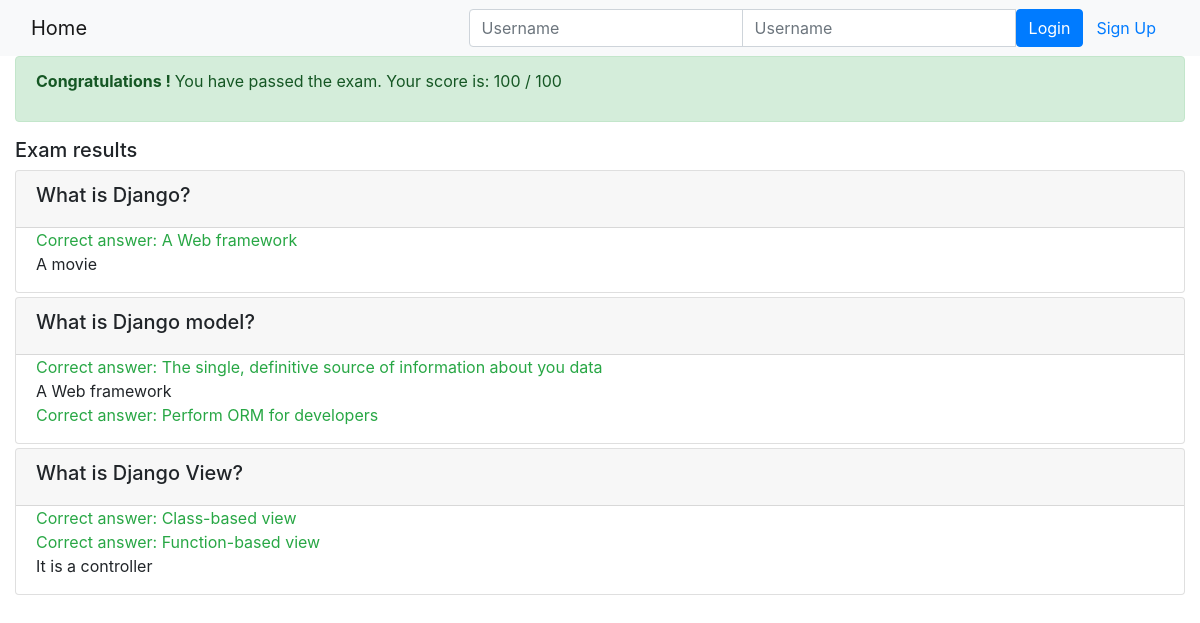
Page /onlinecourse/course/1/submission/1/result/ on the committed database.
### onlinecourse/models.py (models this page shows, shortened)
class Question(models.Model):
    lesson = models.ForeignKey(Lesson, on_delete=models.CASCADE)
    question_text = models.CharField(max_length=1000)
    mark = models.FloatField(default=0.0)

class Choice(models.Model):
    question = models.ForeignKey(Question, on_delete=models.CASCADE)
    choice = models.CharField(max_length=1000)
    is_correct = models.BooleanField(default=False)

### onlinecourse/views.py (the view)
# urls.py: path('course/<int:course_id>/submission/<int:submission_id>/result/', views.show_exam_result, name = 'show_exam_result'),
def show_exam_result(request, course_id, submission_id):
    course = Course.objects.get(id = course_id)
    submission = Submission.objects.get(id = submission_id)
    chosen_temp = Submission.objects.filter(id = submission_id).values('choices')
    lesson = Lesson.objects.get(course=course)
    questions = Question.objects.filter(lesson=lesson)
    total_score = []
    for it in questions:
        for ch in Choice.objects.filter(question=it):
            if ch.is_correct == True:
                total_score.append(it.mark)
    user_score = []
    for it in submission.choices.all().filter(is_correct=True).values('question_id'):
        user_score.append(Question.objects.filter(id=it['question_id'])[0].mark)
    for it in submission.choices.all().filter(is_correct=False).values('question_id'):
        user_score.append(-Question.objects.filter(id=it['question_id'])[0].mark)
    context = {}
    context['selected'] = [it['choices'] for it in chosen_temp]  #Query set (list of dic) to list of values
    context['mark'] = int((sum(user_score)/sum(total_score))*100) #Add up the score list and work out % off 100
    context['course'] = course
    return  render(request, 'onlinecourse/exam_result_bootstrap.html', context)

### onlinecourse/templates/onlinecourse/exam_result_bootstrap.html (shortened to what this page needs)
<!DOCTYPE html>
<html lang="en">
<head>
    {% load static %}
    <link rel="stylesheet" href="https://maxcdn.bootstrapcdn.com/bootstrap/4.5.2/css/bootstrap.min.css">
</head>
<body>
    <nav class="navbar navbar-light bg-light">
        <div class="container-fluid">
            <div class="navbar-header">
                <a class="navbar-brand" href="{% url 'onlinecourse:index' %}">Home</a>
            </div>
            <ul class="nav navbar-nav navbar-right">
                {% if user.is_authenticated %}
                <li>
                    <a class="btn btn-link" href="#">{{ user.first_name }}({{ user.username }})</a>
                    <a class="btn btn-link" href="{% url 'onlinecourse:logout' %}">Logout</a>
                </li>
                {% else %}
                <li>
                    <form class="form-inline" action="{% url 'onlinecourse:login' %}" method="post">
                        <div class="input-group">
                            <input type="text" class="form-control" placeholder="Username" name="username" >
                            <input type="password" class="form-control" placeholder="Username" name="psw" >
                            <button class="btn btn-primary" type="submit">Login</button>
                            <a class="btn btn-link" href="{% url 'onlinecourse:registration' %}">Sign Up</a>
                        </div>
                    </form>
                </li>
                {% endif %}
            </ul>
        </div>
    </nav>
    <div class="container-fluid">
        {% if mark > 79 %}
            <div class="alert alert-success">
                <p><b>Congratulations {{user.username}}!
                </b>You have passed the exam. Your score is: {{mark}} / 100</p>
            </div>
        {% endif %}
        <div class="card-columns-vertical mt-1">
        <h5 class="">Exam results</h5>
            {% for lesson in course.lesson_set.all %}
                {% for question in lesson.question_set.all %}
                    <div class="card mt-1">
                        <div class="card-header">
                            <h5>{{ question.question_text}}</h5>
                        </div>
                        <div class="form-group">
                            {% for choice in question.choice_set.all %}
                                <div class="form-check">
                                    {% if choice.id in selected %}
                                        {% if choice.is_correct == True %}
                                            <span class="text-success">Correct answer: {{choice.choice}}</span>
                                        {% else %}
                                            <span class="text-warning">Wrong answer: {{choice.choice}}</span>
                                        {% endif %}
                                    {% elif choice.is_correct == True %}
                                        <span class="text-warning">Not Selected: {{choice.choice}}</span>
                                    {% else %}
                                        <div>{{choice.choice}}</div>
                                    {% endif %}
                                </div>
                            {% endfor %}
                        </div>
                    </div>
                {% endfor %}
            {% endfor %}
        </div>
    </div>
</body>
</html>

### rows in the picture
Question: question_text "What is Django?"
Choice: choice "A Web framework"
Choice: choice "A movie"
Question: question_text "What is Django model?"
Choice: choice "The single, definitive source of information about you data"
Choice: choice "A Web framework"
Choice: choice "Perform ORM for developers"
Question: question_text "What is Django View?"
Choice: choice "Class-based view"
Choice: choice "Function-based view"
Choice: choice "It is a controller"

### other values in the picture
{{ mark }} "100"
